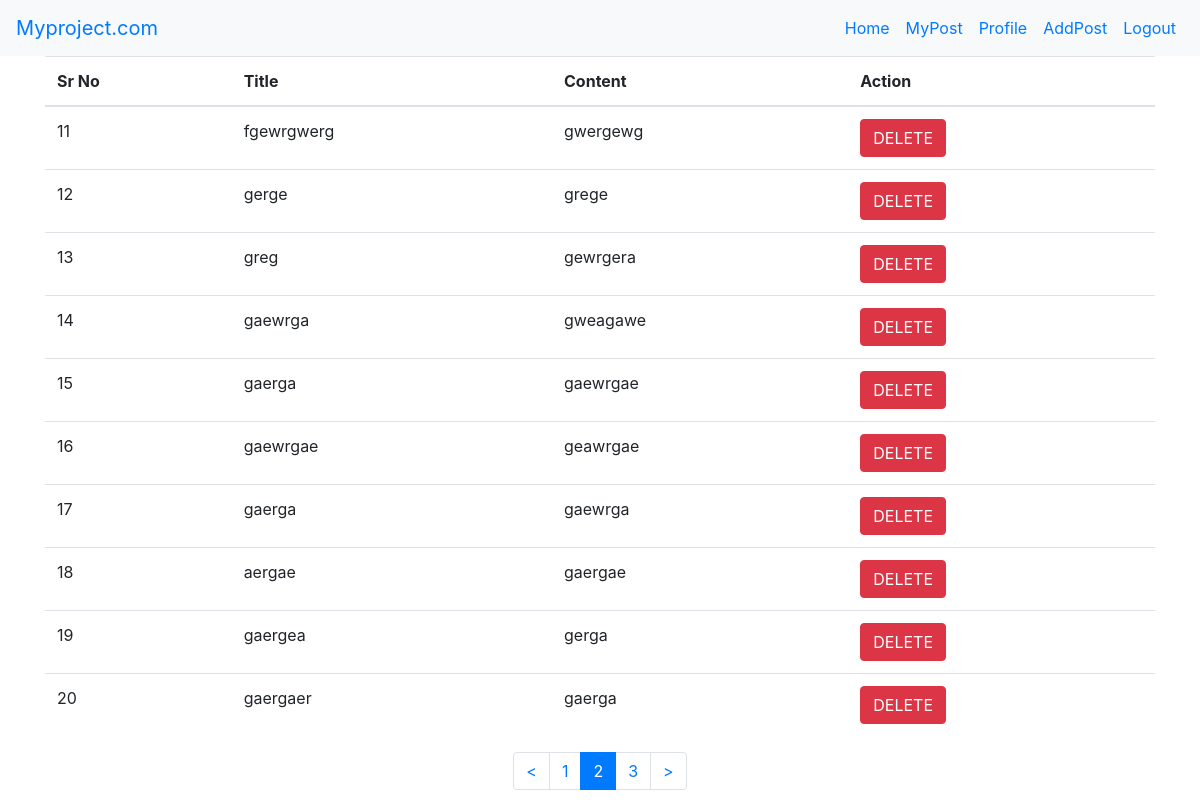
Screenshot of /view_post.php?page=2&view=14 (signed in) with the database file from the repository.
### tables this page shows
CREATE TABLE `blogs_user` (
  `id` int(255) NOT NULL,
  `user_id` int(255) NOT NULL,
  `title` varchar(255) NOT NULL,
  `content` varchar(255) NOT NULL
);

### view_post.php (the view, shortened to what this page needs)
<?php
    $total_records=0;
    include "header.php";
?>
<div class="container">
    <table class="table table-hover">
        <thead>
            <tr>
                <th>Sr No</th>
                <th>Title</th>
                <th>Content</th>
                <th>Action</th>
            </tr>
        </thead>
        <tbody>
            <?php
                if(isset($_GET['view'])){
                    $userId = $_GET["view"];
                }
                $sql1 = "SELECT * FROM `blogs_user`
                WHERE user_id='".$userId."'";
                $res1 = mysqli_query($conn,$sql1);
                if($res1->num_rows > 0){
                    while ($result=$res1->fetch_array())
                    {
                        $totalPost[] = $result;
                    }
                     $total_records =  count($totalPost);
                }
                if($total_records != ""){
                    if (isset($_GET["page"])) {
                        $page  = $_GET["page"];
                    }
                    else {
                        $page=1;
                    };
                    $limit = 10;
                    $srNo=($page-1)*$limit;
                    $start = ($page-1) * $limit;
                    $sql = "SELECT id,title,content FROM blogs_user
                    WHERE user_id='".$userId."'
                    LIMIT $start, $limit";
                    $res = mysqli_query($conn,$sql);
                    if ($res->num_rows > 0){
                        while($row = mysqli_fetch_assoc($res)){
                        $srNo = $srNo+1;
                            ?>
                                <tr>
                                    <td> <?php echo $srNo ?> </td>
                                    <td> <?php echo $row['title'] ?> </td>
                                    <td> <?php echo substr($row['content'],0,50) ?> </td>
                                    <td> <a href="view_post.php?delete=<?php  echo $row['id'].'&view='.$userId; ?>" class="btn btn-danger">DELETE</a> </td>
                                </tr>
                            <?php
                        }
                    }
                }
                else{
                    ?>
                        <tr>
                            <td style="color:blue;"> <?php echo "No Data In Table" ?> </td>
                        </tr>
                    <?php
                }
            ?>
    </table>
    <?php
        if($total_records != ""){
            $total_pages = ceil($total_records / $limit);
            if($total_records>10){
                ?>
                    <div>
                        <ul class="pagination justify-content-center">
                            <?php  if($page > 1 ){  ?>
                            <li class="page-item"><a class="page-link" href="view_post.php?page=<?php if($page>1){echo ($page-1).'&view='.$userId;} ?>"><</a></li>
                            <?php  }
                            for($i=1; $i<=$total_pages; $i++){
                                ?>
                                    <li class="<?php if($page == $i){echo 'active';} ?> page-item"><a class="page-link" href="view_post.php?page=<?php echo $i.'&view='.$userId ?>"><?php echo $i; ?></a></li>
                                <?php
                            }
                            ?>
                            <?php if($page < $total_pages){ ?>
                            <li class="page-item"><a class="page-link" href="view_post.php?page=<?php if($page<$total_pages){echo ($page+1).'&view='.$userId;} ?>">></a></li>
                            <?php  } ?>
                        </ul>
                    </div>
                <?php
            }
        }
    ?>
</div>
<?php include "footer.php"; ?>

### rows the page displays
blogs_user: title "fgewrgwerg", content "gwergewg"
blogs_user: title "gerge", content "grege"
blogs_user: title "greg", content "gewrgera"
blogs_user: title "gaewrga", content "gweagawe"
blogs_user: title "gaerga", content "gaewrgae"
blogs_user: title "gaewrgae", content "geawrgae"
blogs_user: title "gaerga", content "gaewrga"
blogs_user: title "aergae", content "gaergae"
blogs_user: title "gaergea", content "gerga"
blogs_user: title "gaergaer", content "gaerga"
